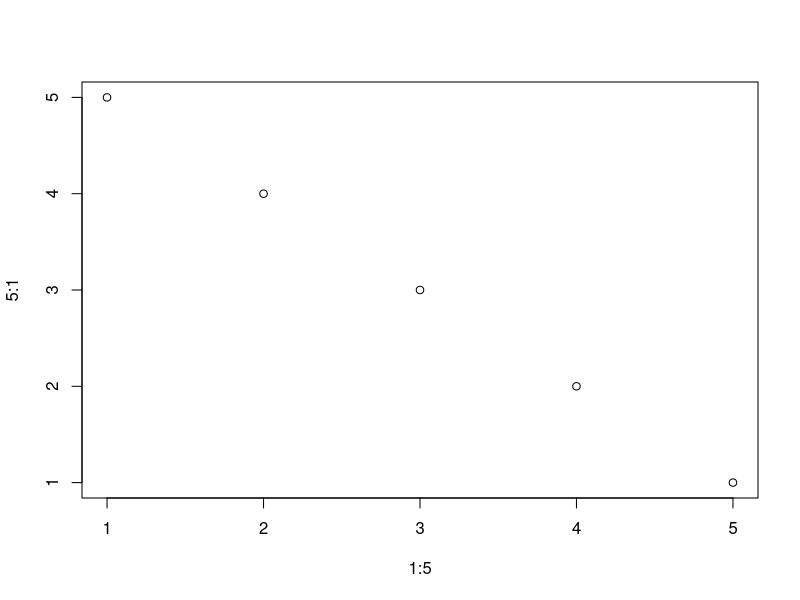

The R script that drew this image:
print("First Line!")

print("Third Line!")
print("Fourth Line!")
print("Fifth Line!")
print("This is Gili's line!")

#best plot ever
plot(1:5, 5:1)